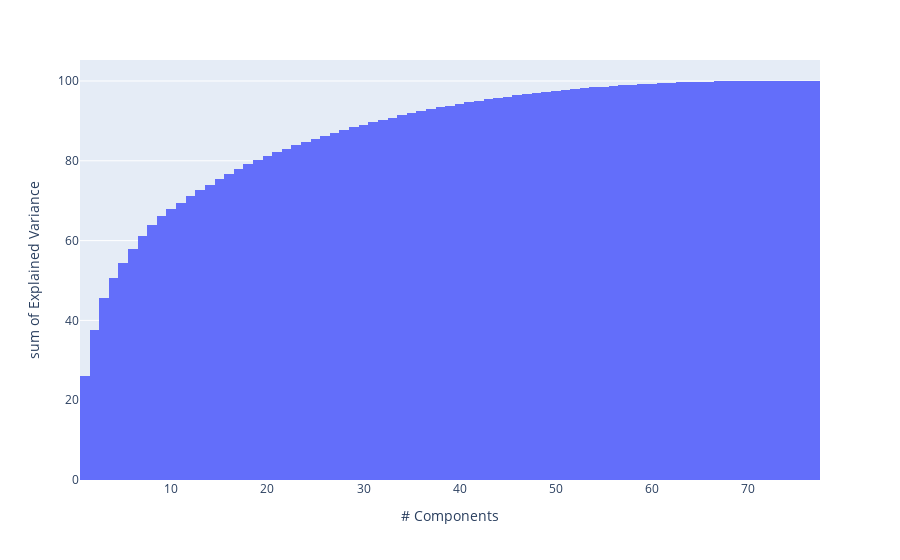

Notebook source saved alongside this figure:
### Markdown cell above
Running a PCA on all the indicators provided returns 77 components. The variance explained by the first three components is only up to 45.6%, and the 10 most significant components explain about 67.8% of the variance.

### Code cell
exp_var_cumul = np.cumsum(pca.explained_variance_ratio_*100)

px.histogram(x=range(1, exp_var_cumul.shape[0] + 1),
             y=exp_var_cumul,
             labels={"x": "# Components", "y": "Explained Variance"},
             nbins=77
            )

### Figure 1 — Plotly figure (JSON) as saved in the notebook; plotly's stock layout.template omitted (floating-point values rounded to 4 significant figures)
{"data": [{"alignmentgroup": "True", "bingroup": "x", "histfunc": "sum", "hovertemplate": "# Components=%{x}<br>sum of Explained Variance=%{y}<extra></extra>", "legendgroup": "", "marker": {"color": "#636efa"}, "name": "", "nbinsx": 77, "offsetgroup": "", "orientation": "v", "showlegend": false, "type": "histogram", "x": [1, 2, 3, 4, 5, 6, 7, 8, 9, 10, 11, 12, 13, 14, 15, 16, 17, 18, 19, 20, 21, 22, 23, 24, 25, 26, 27, 28, 29, 30, 31, 32, 33, 34, 35, 36, 37, 38, 39, 40, 41, 42, 43, 44, 45, 46, 47, 48, 49, 50, 51, 52, 53, 54, 55, 56, 57, 58, 59, 60, 61, 62, 63, 64, 65, 66, 67, 68, 69, 70, 71, 72, 73, 74, 75, 76, 77], "xaxis": "x", "y": [25.97, 37.62, 45.59, 50.69, 54.39, 57.81, 61.11, 63.94, 66.08, 67.86, 69.51, 71.08, 72.58, 74.03, 75.41, 76.71, 77.97, 79.12, 80.15, 81.14, 82.09, 82.99, 83.86, 84.69, 85.52, 86.28, 87.01, 87.72, 88.41, 89.05, 89.68, 90.27, 90.84, 91.39, 91.92, 92.41, 92.9, 93.37, 93.83, 94.25, 94.66, 95.05, 95.41, 95.76, 96.09, 96.41, 96.71, 97.0, 97.27, 97.53, 97.78, 98.01, 98.22, 98.42, 98.62, 98.8, 98.96, 99.11, 99.24, 99.35, 99.46, 99.56, 99.65, 99.74, 99.81, 99.87, 99.91, 99.95, 99.97, 99.98, 99.99, 99.99, 99.99, 100.0, 100.0, 100.0, 100], "yaxis": "y"}], "layout": {"barmode": "relative", "legend": {"tracegroupgap": 0}, "margin": {"t": 60}, "xaxis": {"anchor": "y", "domain": [0, 1], "title": {"text": "# Components"}}, "yaxis": {"anchor": "x", "domain": [0, 1], "title": {"text": "sum of Explained Variance"}}}}
